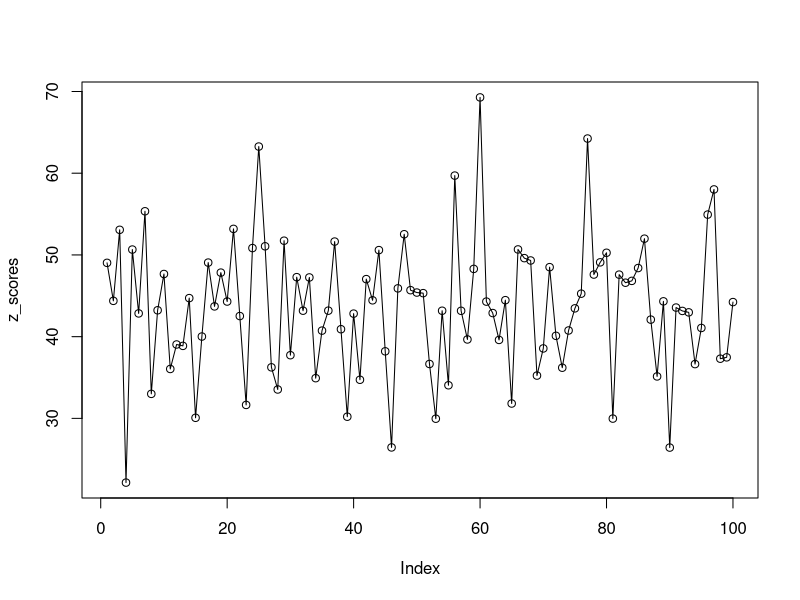
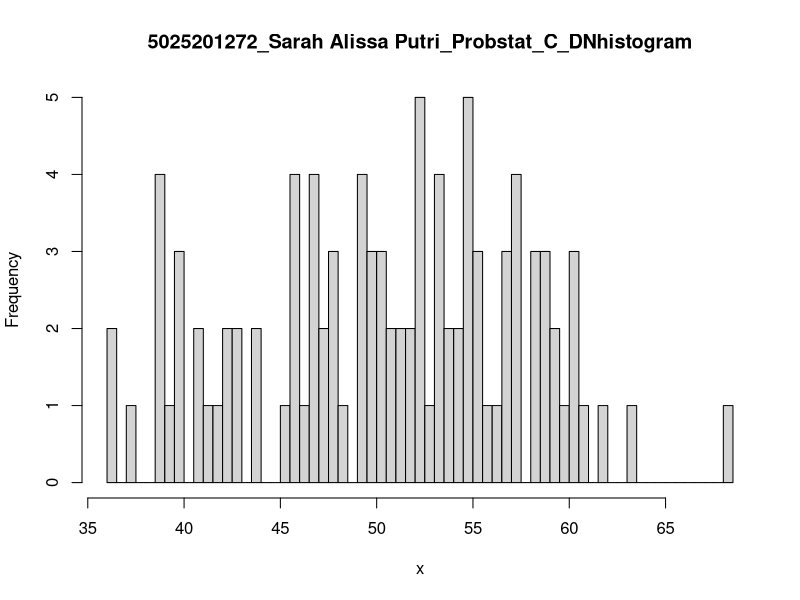

R code for these plots, in order:
#6a
n = 100
m = 50
std = 8

data <- rnorm(n,m,std)
avg <- mean(data)
x1 <- floor(avg)
x2 <- round(avg)

z_scores <- (data - mean(data) / sd(data))

plot(z_scores, type = "o", col="black")

#6b
x <- rnorm(100,50,8)
hist(x, breaks = 50,
     main = "5025201272_Sarah Alissa Putri_Probstat_C_DNhistogram")

#6c
var(x)
